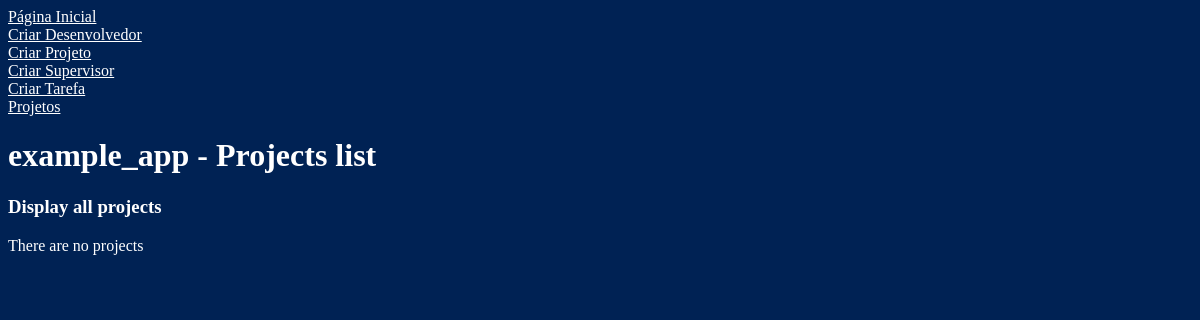
The app's page /, older data.
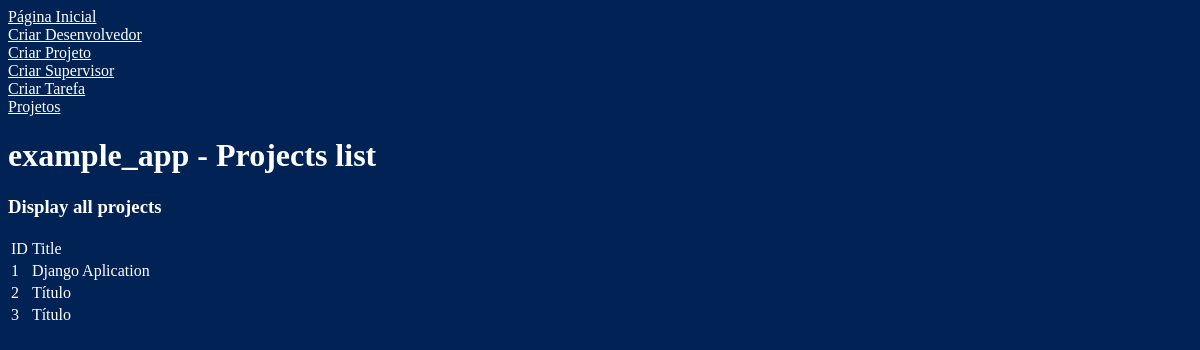
The same page, newer data.
### example_app/models.py (models this page shows, shortened)
class Project(models.Model):
	title 			= models.CharField(max_length=100, verbose_name="Title")
	description 	= models.CharField(max_length=1000, verbose_name="Description")
	client_name 	= models.CharField(max_length=1000, verbose_name="Client name")

### example_app/views/index.py (the view)
# urls.py: url(r'^$', 'example_app.views.index.page',name='index'),
def page(request):
	all_projects = Project.objects.all()
	return render(request, 'example_app/index.html',{'action':'Display all projects','all_projects':all_projects })

### example_app/templates/example_app/index.html (shortened to what this page needs)
{% extends "example_app/base.html" %}
{% block h1 %}
	{{ bloc.super }} Projects list
{% endblock %}
{% block article_content %}
	<h3>{{ action }}</h3>
	<table>
	{% if all_projects|length > 0 %}
		<thead>
			<tr>
				<td>ID</td>
				<td>Title</td>
			</tr>
		</thead>
		<tbody>
			{% for p in all_projects %}
			<tr>
				<td>{{ p.id }}</td>
				<td>{{ p.title }}</td>
			</tr>
			{% endfor %}
		</tbody>
	</table>
	{% else %}
		<span> There are no projects</span>
	{% endif %}
{% endblock %}

Row changes from the older to the newer data that the page shows:
added Project: id "1", title "Django Aplication"
added Project: id "2", title "Título"
added Project: id "3", title "Título"
Text that changed along with them:
text no longer shown: "There are no projects"
text now shown: "ID Title"
